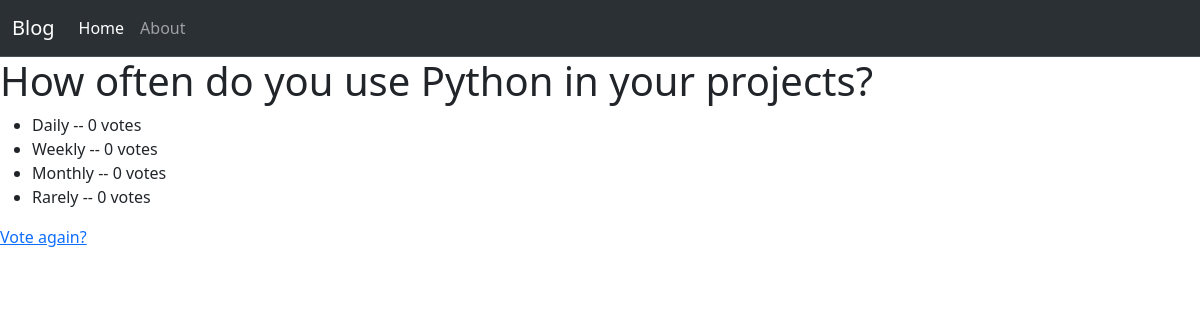
Screenshot of /polls/3/results/ with the database file from the repository.
### polls/models.py (models this page shows, shortened)
class Question(models.Model):
    question_text=models.CharField(max_length=200)
    pub_date=models.DateTimeField(default=timezone.now)

class Choice(models.Model):
    question=models.ForeignKey(Question,on_delete=models.CASCADE)
    choice_text=models.CharField(max_length=200)
    votes=models.IntegerField(default=0)

### polls/views.py (the view)
# urls.py: path("<int:question_id>/results/", views.results, name="results"),
def results(request, question_id):
    question = get_object_or_404(Question, pk=question_id)
    return render(request, "polls/results.html", {"question": question})

### polls/templates/polls/results.html
{% extends 'polls/navbar.html'%}
{%block content%}
<h1>{{ question.question_text }}</h1>
<ul>
{% for choice in question.choice_set.all %}
    <li>{{ choice.choice_text }} -- {{ choice.votes }} vote{{ choice.votes|pluralize }}</li>
{% endfor %}
</ul>
<a href="{% url 'polls:detail' question.id %}">Vote again?</a>
{%endblock content%}

### rows the page displays
Question: question_text "How often do you use Python in your projects?"
Choice: choice_text "Daily", votes "0"
Choice: choice_text "Weekly", votes "0"
Choice: choice_text "Monthly", votes "0"
Choice: choice_text "Rarely", votes "0"
